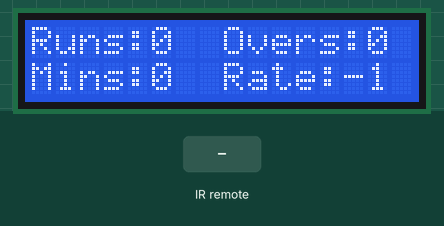
A sketch run on a simulated Arduino Uno, built with avr-gcc and run on an emulated ATmega328P. Parts: 16×2 character LCD. The inputs (shaded band) are chosen by the test bench.

Above: at 1.2 s.
1.3 s: infrared code 0xE8289565 received
At 2.0 s:
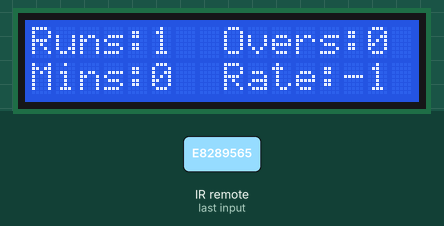
2.8 s: infrared code 0x66800DCD received
At 3.1 s:
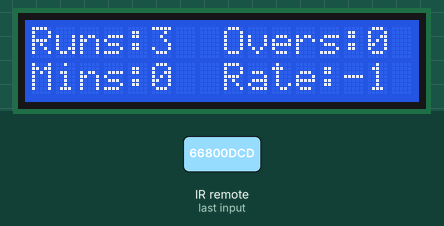
Timing chart, 0 to 5.8 s (numbered marks = the images above; inputs shaded):
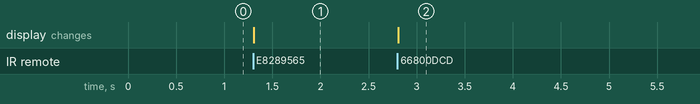

Measured:
- after the input at 1.3 s, the display: changes at once (image 1)
- after the input at 2.8 s, the display: changes at once (image 2)

The sketch:

CricketScorer.ino
```cpp
#include "IRremote.h" //include the infrared library

int RECV_PIN = 8; //use digital pin 8 to

int score = 0; //add score as a variable

int overs = 0; //add overs as a variable

int runRate = 0; //add runRate as a variable

int balls = 0; //add score as a variable

int resetPin = 9; //use digital pin 9 to reset

IRrecv irrecv(RECV_PIN);

decode_results results;

#include <LiquidCrystal.h> //include the library code

LiquidCrystal lcd(12, 11, 5, 4, 3, 2); //declare the lcds pins

void setup() {
  pinMode(9, INPUT); //declare pin 9 as input
  irrecv.enableIRIn(); //enable the ir receiver

  lcd.begin(16, 2); //state the lcds amount of columns and rows
}

void loop() {
  overs = balls / 6; //calculate the overs
  runRate = score / overs; //calculate the run rate

  lcd.setCursor(0,0); //set cursor at line 1 space 1
  lcd.print("Runs:"); //add the word "Runs:" at 0,0
  lcd.print(score); //add the variable 'runs' after the word
  lcd.setCursor(8,0); //set cursor to line 1 space
  lcd.print("Overs:"); //add the word "Overs:" at 0,0
  lcd.print(overs); //add the variable
  lcd.setCursor(0, 1);
  lcd.print("Mins:"); //add the word "Mins:" at line 2 space 1
  lcd.print(millis() / 60000); //add the minutes spent batting after "Mins:"
  lcd.setCursor(8,1);
  lcd.print("Rate:"); //add the word "Rate:"
  lcd.print(runRate); //add the variable 'runRate' after "Rate:"

 if (irrecv.decode(&results)) //decode infrared

 {
  translateIR(); //translate ir signal
  irrecv.resume(); //get ready to receive next value
 }
}

 void translateIR()
 {
    switch(results.value) {
{
  case 0x4F09DFF1: //add your own remote value for '0'
    score += 0; //add no runs
    balls ++; //add a ball
    break;

  case 0xE8289565: //add your own remote value for '1'
    score += 1; //add 1 run
    balls ++; //add 1 ball
    break;

  case 0x66800DCD: //add your own remote value for '2'
    score += 2; //add 2 runs
    balls ++; //add 1 ball
    break;

  case 0xC03CA26F: //add your own remote value for '3'
    score += 3; //add 3 runs
    balls ++; //add 1 ball
    break;

  case 0x490541DF: //add your own remote value for '4'
    score += 4; //add 4 runs
    balls ++; //add 1 ball
    break;

  case 0xB1CE824B: //add your own remote value for '5'
    score += 5; //add 5 runs
    balls ++; //add 1 ball
    break;

  case 0x6F6EBBF3: //add your own remote value '6'
    score += 6; //add 6 runs
    balls ++; //add 1 ball
    break;
  case 0x335A607E://add your own remote value for 'reset' I used the'delete' button
  pinMode(9, OUTPUT); //reset the arduino
  digitalWrite(9, LOW); //reset the arduino
  break;
    }
   }
 }
```
